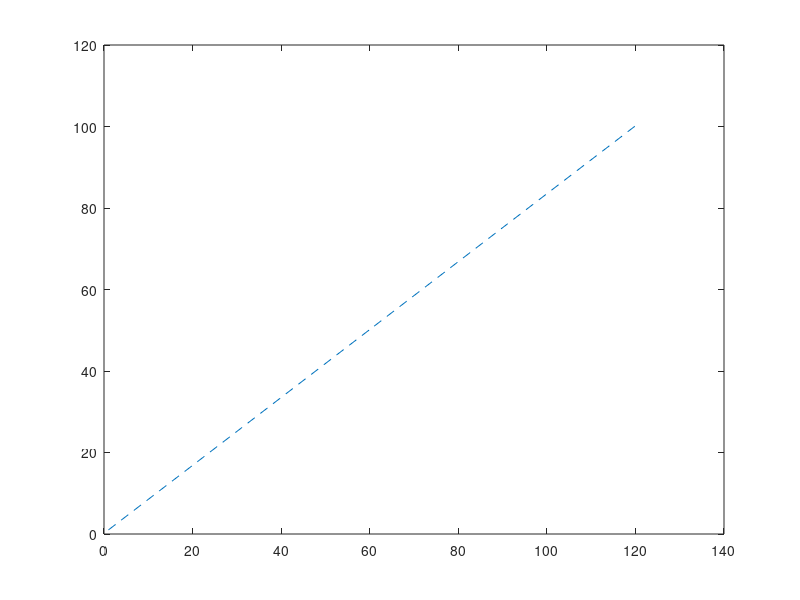

MATLAB code for this plot: (Note: this script raises an error after producing the figure.)
clc
close all
clear all
w=400*1000000; %Bandwidth
k=1; %we use k instead of i to get all the values. use i if values at 1 loop of j is required
   
%BTS locatioffs:
    r1x=100;r1y=600;
    r2x=500;r2y=900;
    r3x=900;r3y=400;
    figure('visible','off')
    plot(r1x,r1y,'o')
    hold on
    plot(r2x,r2y,'o')
    hold on
    plot(r3x,r3y,'o')
    hold off
%Number of decisioff points:
prompt = 'Number of decisioff points: ';
dec_pts = input(prompt);

for j=1:3
    %1st path:
    r=randi([1,10],1,1);
    userx=[1:r*dec_pts:r*dec_pts*dec_pts];
    r=randi([1,10],1,1);
    usery=[1:r*dec_pts:r*dec_pts*dec_pts];
    plot(userx,usery,'--')
    hold on
for i=1:length(userx)
    Rl=sqrt(((userx(i)-r1x)^2)+((usery(i)-r1y)^2));
    [SINR1(k)] =10*log10(trial1snr(Rl)); %snr and probability of detection
    snr_pd=SINR1(k);
    [pd1(k)]= trial1pd(snr_pd);
    Rl=sqrt(((userx(i)-r2x)^2)+((usery(i)-r2y)^2)); 
    [SINR2(k)] =10*log10(trial1snr(Rl)); 
    snr_pd=SINR2(k);
    [pd2(k)]=trial1pd(snr_pd);
    Rl=sqrt(((userx(i)-r3x)^2)+((usery(i)-r3y)^2)); 
    [SINR3(k)] =10*log10(trial1snr(Rl));
    snr_pd=SINR3(k);
    [pd3(k)]=trial1pd(snr_pd);
    x(k)=k;
    
    if (SINR1(k)>SINR2(k)) && (SINR1(k)>SINR3(k))
        Y(j,i)=1;
        rate(j,i)=w*log2(1+power(10,SINR1(k)/10));
    else if (SINR2(k)>SINR1(k)) && (SINR2(k)>SINR3(k))
         Y(j,i)=2;
        rate(j,i)=w*log2(1+power(10,SINR2(k)/10));
    else Y(j,i)=3;
        rate(j,i)=w*log2(1+power(10,SINR3(k)/10));
        end
    end
    
     if (pd1(k)>pd2(k)) && (pd1(k)>pd3(k))
        p(j,i)=1;
     else if (pd2(k)>pd1(k)) && (pd2(k)>pd3(k))
        p(j,i)=2;
     else p(j,i)=3;
          end
     end
    
    pmd1(k)=1-pd1(k);
    pmd2(k)=1-pd2(k);
    pmd3(k)=1-pd3(k);
    
    var1(k)=var(SINR1);
    var2(k)=var(SINR2);
    var3(k)=var(SINR3);
    
    k=k+1;
end

% snr_mat(:,1)=SINR1;
% snr_mat(:,2)=SINR2;
% snr_mat(:,3)=SINR3;
% snr_mat;
    
var1_j(j,1)=[var(SINR1)];
var1_j(j,2)=[var(SINR2)];
var1_j(j,3)=[var(SINR3)];

Y; %Bs the UE is coffnnected to
p; %Bs with best probability of detectioff

% %To calculate Pfa of each BS:
% Nt = numel(SINR1); %Coffvert SINR to a Square matrix
% M = NaN(ceil(sqrt(Nt))); %Coffvert SINR to a Square matrix
% M(1:Nt)=SINR1; %Coffvert SINR to a Square matrix
% N=i;
% SINR1C=transpose(coffj(M));
% Rx=(M*SINR1C)/N;
% v=eig(Rx) %Eigen values of Rx
% L=length(v);
% l1=1;%length(eig(M));
end
% var1;

%SINR plot
figure('visible','on') %Turns off plot generatioff
snrcombined = [SINR1(:),SINR2(:),SINR3(:)];
bar(x,snrcombined,'grouped')
title('SNR values compared each time')
legend('BS1','BS2','BS3')

%Variance plot for 1  instance
figure('visible','off')
varcombined = [var1_j(:,1),var1_j(:,2),var1_j(:,3)];
bar(varcombined,'grouped')
title('Variance values compared each time')
legend('BS1','BS2','BS3')

%Rate plot
figure('visible','off')
bar(rate)
title('Data rates compared each time')
legend('BS1','BS2','BS3')

%Variance plot for all points instances
figure('visible','off')
plot(x,var1)
hold on
plot(x,var2)
hold on
plot(x,var3)
hold off
title('Variance values compared over time')
legend('BS1','BS2','BS3')

%Probability of Detectioff:
figure('visible','off') %Turns off plot generatioff
pdcombined = [pd1(:),pd2(:),pd3(:)];
bar(x,pdcombined,'grouped')
title('Pd values compared each time')
legend('BS1','BS2','BS3')
ylim([0.25 1])

%to plot all values (sinr,pd) for single base statioff
figure('visible','off') 
plot(x,SINR1)
title('SNR for base statioff 1');

figure('visible','off') 
plot(x,pd1)
title('Probability of detectioff for base statioff 1');

%Plot SNR vs Pd for all statioffs:
figure('visible','off')
title('SNR vs Pd for BS1')
bar(SINR1,pd1,'r')
axis([0 70 0.8 1])
figure('visible','of')
bar(SINR2,pd2,'b')
title('SNR vs Pd for BS2')
axis([0 70 0.8 1])
figure('visible','off')
bar(SINR3,pd3,'g')
title('SNR vs Pd for BS3')
axis([0 70 0.8 1])
handoff_number(1)=0;
%Weighted Handoff:
weight1=0.6*var1+0.40*pmd1;
weight2=0.6*var2+0.40*pmd2;
weight3=0.6*var3+0.40*pmd3;
i=1;
for a=1:3
  disp(['Weighted Handoff for path:',num2str(a)])
  handoff_number(i)=0;
for i=((a-1)*dec_pts+1):a*dec_pts
     if i==1
         disp(['UE is coffnected to cell number:',num2str(Y(1,1))]);
     else if (weight1(i)<weight2(i)) && (weight1(i)<weight3(i))
        lowestweight(i)=1;   disp(['UE is coffnected to cell number:',num2str(lowestweight(i))]);
     else if (weight2(i)<weight1(i)) && (weight2(i)<weight3(i))
        lowestweight(i)=2;   disp(['UE is coffnected to cell number:',num2str(lowestweight(i))]);
     else lowestweight(i)=3; disp(['UE is coffnected to cell number:',num2str(lowestweight(i))]);
          end
     end
     end
     if i~=1
        if lowestweight(i)~=lowestweight(i-1)
           handoff_number(i)=handoff_number(i-1)+1;
        else handoff_number(i)=handoff_number(i-1);
        end
     end
end
  disp(['Number of Handoffs:',num2str(handoff_number(i))])
  averageHandoffsWeighted(a)=handoff_number(i);
end
%Normal Handoff:
%handoff_number(1)=0;
for a=1:3
    disp(['Normal Handoff for path:',num2str(a)])
    handoff_number(i)=0;
for i=((a-1)*dec_pts+1):a*dec_pts
     if i==1
         disp(['UE is coffnected to cell number:',num2str(Y(1,1))]);
     else if (SINR1(i)>SINR2(i)) && (SINR1(i)>SINR3(i))
        lowestweight(i)=1;   disp(['UE is coffnected to cell number:',num2str(lowestweight(i))]);
     else if (SINR2(i)>SINR1(i)) && (SINR2(i)>SINR3(i))
        lowestweight(i)=2;   disp(['UE is coffnected to cell number:',num2str(lowestweight(i))]);
     else lowestweight(i)=3; disp(['UE is coffnected to cell number:',num2str(lowestweight(i))]);
          end
     end
     end
     if i~=1
        if lowestweight(i)~=lowestweight(i-1)
           handoff_number(i)=handoff_number(i-1)+1;
        else handoff_number(i)=handoff_number(i-1);
        end
     end
end
 disp(['Number of Handoffs:',num2str(handoff_number(i))])
 averageHandoffsNormal(a)=handoff_number(i);
end
disp(['Average Number of Handoffs for Weighted:',num2str(ceil(mean(averageHandoffsWeighted)))])
disp(['Average Number of Handoffs for Normal:',num2str(ceil(mean(averageHandoffsNormal)))])
%To plot mean delay v/s data rate:
%For 90 load
rateasc=sort(rate(:));
[totaltime1]=trial1delay(rateasc,0.9); %Total delay fromm queue
figure('visible','off')
plot(rateasc,totaltime1*10^6+0.5076,'-o')
hold on
%For 50% load
[totaltime2]=trial1delay(rateasc,0.5); %Total delay fromm queue
plot(rateasc,totaltime2*10^6+0.5076,'-^')
hold on
%For 10% load
[totaltime3]=trial1delay(rateasc,0.1); %Total delay fromm queue
plot(rateasc,totaltime3*10^6+0.5076,'-s')
grid off
hold off
legend('For 90% load','For 50% load','For 10% load')
title('Latency vs rate')
xlabel('Rate in Gbps->'); ylabel('Mean Delay in terms of msecs->');
grid off 

%To plot mean delay v/s load:
%For highest data rate load:
rho=0.1:0.05:0.9;
rate_coffstant=max(rateasc);
[totaltime4]=trial1delay2(rate_coffstant); %Total delay fromm queue
figure('visible','off')
plot(rho,totaltime4*10^6+0.5076,'-o')
hold on
%For median data rate:
rate_coffstant=median(rateasc);
[totaltime5]=trial1delay2(rate_coffstant); %Total delay fromm queue
plot(rho,totaltime5*10^6+0.5076,'-^')
hold on
%For lowest data rate:
rate_coffstant=min(rateasc);
[totaltime6]=trial1delay2(rate_coffstant); %Total delay fromm queue
plot(rho,totaltime6*10^6+0.5076,'-s')
grid off
hold off
legend('For Highest data rate','For Median data rate','For Lowest data rate','Location','northwest')
title('Latency vs load')
xlabel('Percent of Load->'); ylabel('Mean Delay in terms of msecs->');
grid off 










